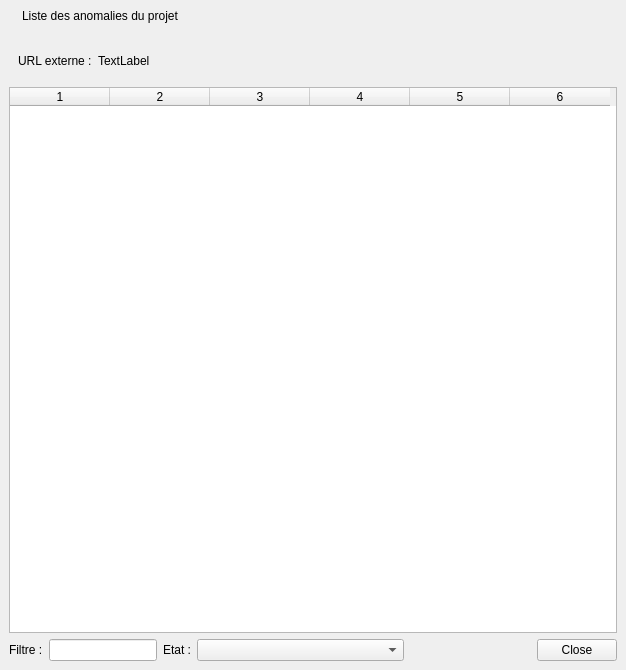
<?xml version="1.0" encoding="UTF-8"?>
<ui version="4.0">
 <class>Form_Project_Bugs</class>
 <widget class="QWidget" name="Form_Project_Bugs">
  <property name="geometry">
   <rect>
    <x>0</x>
    <y>0</y>
    <width>626</width>
    <height>670</height>
   </rect>
  </property>
  <property name="windowTitle">
   <string>Anomalies</string>
  </property>
  <layout class="QGridLayout" name="gridLayout">
   <property name="margin">
    <number>0</number>
   </property>
   <property name="spacing">
    <number>0</number>
   </property>
   <item row="0" column="0">
    <widget class="QWidget" name="project_widget_title" native="true">
     <layout class="QGridLayout" name="gridLayout_2">
      <item row="0" column="0">
       <layout class="QHBoxLayout" name="horizontalLayout_2">
        <item>
         <widget class="QLabel" name="label_6">
          <property name="pixmap">
           <pixmap resource="../../resources.qrc">:/images/bug.png</pixmap>
          </property>
         </widget>
        </item>
        <item>
         <widget class="QLabel" name="title">
          <property name="sizePolicy">
           <sizepolicy hsizetype="Expanding" vsizetype="Preferred">
            <horstretch>0</horstretch>
            <verstretch>0</verstretch>
           </sizepolicy>
          </property>
          <property name="text">
           <string>Liste des anomalies du projet</string>
          </property>
         </widget>
        </item>
       </layout>
      </item>
     </layout>
    </widget>
   </item>
   <item row="1" column="0">
    <widget class="QWidget" name="widget_content" native="true">
     <property name="sizePolicy">
      <sizepolicy hsizetype="Preferred" vsizetype="Expanding">
       <horstretch>0</horstretch>
       <verstretch>0</verstretch>
      </sizepolicy>
     </property>
     <layout class="QGridLayout" name="gridLayout_3">
      <item row="3" column="0">
       <layout class="QHBoxLayout" name="horizontalLayout">
        <item>
         <widget class="QLabel" name="label">
          <property name="text">
           <string>Filtre :</string>
          </property>
         </widget>
        </item>
        <item>
         <widget class="QLineEdit" name="bug_filter">
          <property name="sizePolicy">
           <sizepolicy hsizetype="Preferred" vsizetype="Fixed">
            <horstretch>0</horstretch>
            <verstretch>0</verstretch>
           </sizepolicy>
          </property>
         </widget>
        </item>
        <item>
         <widget class="QLabel" name="label_2">
          <property name="text">
           <string>Etat :</string>
          </property>
         </widget>
        </item>
        <item>
         <widget class="QComboBox" name="bug_status_filter">
          <property name="sizePolicy">
           <sizepolicy hsizetype="Expanding" vsizetype="Fixed">
            <horstretch>0</horstretch>
            <verstretch>0</verstretch>
           </sizepolicy>
          </property>
         </widget>
        </item>
        <item>
         <widget class="QDialogButtonBox" name="buttonBox">
          <property name="sizePolicy">
           <sizepolicy hsizetype="Expanding" vsizetype="Preferred">
            <horstretch>0</horstretch>
            <verstretch>0</verstretch>
           </sizepolicy>
          </property>
          <property name="standardButtons">
           <set>QDialogButtonBox::Close</set>
          </property>
         </widget>
        </item>
       </layout>
      </item>
      <item row="2" column="0">
       <widget class="RecordsTableWidget" name="bugs_list">
        <property name="editTriggers">
         <set>QAbstractItemView::NoEditTriggers</set>
        </property>
        <property name="selectionMode">
         <enum>QAbstractItemView::ExtendedSelection</enum>
        </property>
        <property name="selectionBehavior">
         <enum>QAbstractItemView::SelectRows</enum>
        </property>
        <property name="showGrid">
         <bool>false</bool>
        </property>
        <property name="gridStyle">
         <enum>Qt::NoPen</enum>
        </property>
        <property name="sortingEnabled">
         <bool>true</bool>
        </property>
        <property name="cornerButtonEnabled">
         <bool>false</bool>
        </property>
        <property name="columnCount">
         <number>6</number>
        </property>
        <attribute name="verticalHeaderVisible">
         <bool>false</bool>
        </attribute>
        <attribute name="verticalHeaderDefaultSectionSize">
         <number>16</number>
        </attribute>
        <attribute name="verticalHeaderVisible">
         <bool>false</bool>
        </attribute>
        <attribute name="verticalHeaderDefaultSectionSize">
         <number>16</number>
        </attribute>
        <column/>
        <column/>
        <column/>
        <column/>
        <column/>
        <column/>
       </widget>
      </item>
      <item row="0" column="0">
       <widget class="QWidget" name="url_externe_widget" native="true">
        <layout class="QGridLayout" name="gridLayout_4">
         <item row="0" column="0">
          <widget class="QLabel" name="label_3">
           <property name="sizePolicy">
            <sizepolicy hsizetype="Fixed" vsizetype="Preferred">
             <horstretch>0</horstretch>
             <verstretch>0</verstretch>
            </sizepolicy>
           </property>
           <property name="text">
            <string>URL externe :</string>
           </property>
          </widget>
         </item>
         <item row="0" column="1">
          <widget class="QLabel" name="bugtracker_url">
           <property name="sizePolicy">
            <sizepolicy hsizetype="Expanding" vsizetype="Preferred">
             <horstretch>0</horstretch>
             <verstretch>0</verstretch>
            </sizepolicy>
           </property>
           <property name="text">
            <string>TextLabel</string>
           </property>
           <property name="openExternalLinks">
            <bool>true</bool>
           </property>
          </widget>
         </item>
         <item row="0" column="2">
          <widget class="QPushButton" name="reload_bugs_button">
           <property name="text">
            <string/>
           </property>
           <property name="icon">
            <iconset resource="../../resources.qrc">
             <normaloff>:/images/22x22/reload.png</normaloff>:/images/22x22/reload.png</iconset>
           </property>
           <property name="flat">
            <bool>true</bool>
           </property>
          </widget>
         </item>
        </layout>
       </widget>
      </item>
     </layout>
    </widget>
   </item>
  </layout>
 </widget>
 <customwidgets>
  <customwidget>
   <class>RecordsTableWidget</class>
   <extends>QTableWidget</extends>
   <header>gui/components/records_table_widget.h</header>
  </customwidget>
 </customwidgets>
 <resources>
  <include location="../../resources.qrc"/>
 </resources>
 <connections/>
</ui>
